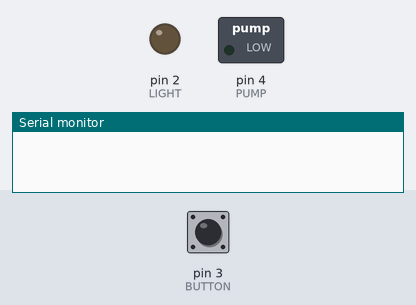
A sketch run on a simulated Arduino Uno, built with avr-gcc and run on an emulated ATmega328P. Shown: switched loads named in the sketch (green lamp = pin HIGH), output pins drawn as LEDs (lit = HIGH), the last lines printed to the serial monitor. Dashed ring = blinking. Inputs (shaded band) come from the test bench; at power-on: pin 3 (BUTTON) LOW.

Above: at 1.2 s.
1.3 s: pin 3 (BUTTON) pulled HIGH for 3.2 s
At 4.6 s:
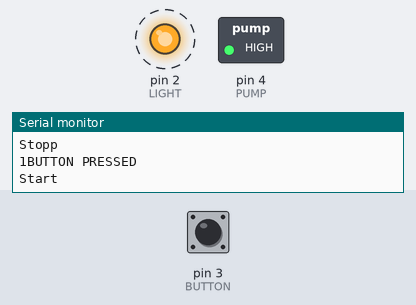
6.0 s: pin 3 (BUTTON) pulled HIGH for 0.15 s
At 7.1 s:
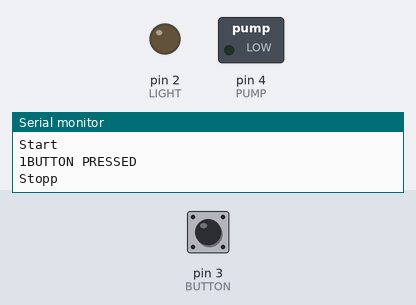
Timing chart, 0 to 9.0 s (numbered marks = the images above; inputs shaded):
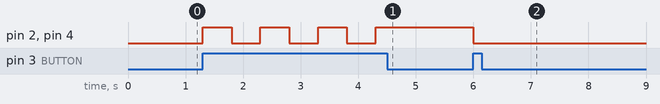

The sketch:

watercontroller.ino
```cpp
#include <Math.h>

int LIGHT = 2;
int BUTTON = 3;
int PUMP = 4;
int bstate=0;
int on = 0;

unsigned long previousMillis = 0;
unsigned long previousBlinkMillis = 0;
const long powerInterval = 60000;

const int blinkTime = 500;
const int blinkSteps = 10;
const long blinkInterval = blinkTime;
boolean blinkOn = false;
boolean blinkTimeOn = false;

void setup() {
  // put your setup code here, to run once:
  pinMode(LIGHT, OUTPUT);
  pinMode(PUMP, OUTPUT);
  pinMode(BUTTON, INPUT);

  Serial.begin(500000);    // Serieller Monitor
}

void loop() {

  unsigned long currentMillis = millis();

  // POWER IS ON
  if (on == 1) {

    if (currentMillis - previousMillis >= powerInterval - blinkTime * blinkSteps) {
      blinkTimeOn = true;

      if (currentMillis - previousBlinkMillis >= blinkInterval) {
        previousBlinkMillis = currentMillis;

        Serial.println("Start Blinking");

        if (blinkOn) {
          digitalWrite(LIGHT, HIGH);
          blinkOn = false;
        } else {
          digitalWrite(LIGHT, LOW);
          blinkOn = true;
        }
      }


      if (currentMillis - previousMillis >= powerInterval) {
        on = 0;
        blinkTimeOn = false;
        blinkOn = false;
        digitalWrite(LIGHT, LOW);
        digitalWrite(PUMP, LOW);
      }

    }
  }


  // put your main code here, to run repeatedly:
  bstate=digitalRead(BUTTON);
  if (bstate == HIGH) {
    Serial.print(bstate);
    Serial.println("BUTTON PRESSED");
    if (on == 0 || blinkTimeOn) {
      Serial.println("Start");
      on = 1;
      previousMillis = currentMillis;
      digitalWrite(LIGHT, HIGH);
      digitalWrite(PUMP, HIGH);
      blinkOn = false;
      blinkTimeOn = false;
    } else {
      Serial.println("Stopp");
      on = 0;
      digitalWrite(LIGHT, LOW);
      digitalWrite(PUMP, LOW);
      blinkTimeOn = false;
      blinkOn = false;
    }

    delay (500);
  }
}
```

Measured:
- after the input at 1.3 s, pin 2 (LIGHT), pin 4 (PUMP): alternates HIGH for 0.50 s and LOW for 0.50 s, 7 changes in all, then stays HIGH, starting at once
- after the input at 6.0 s, pin 2 (LIGHT), pin 4 (PUMP): HIGH → LOW at once
